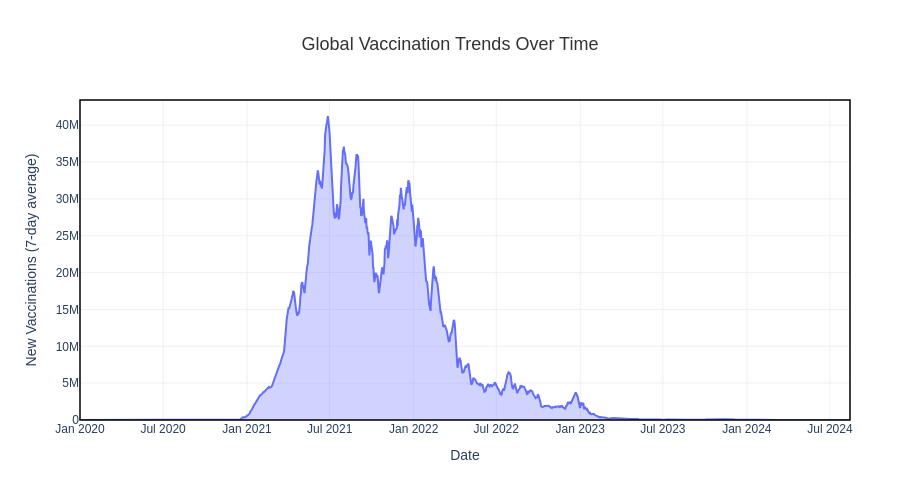

The cell this chart's notebook holds for it:
### Markdown cell above
---
## 11. 📈 Time-Series Analysis: Global Vaccination Trends

**What we see:** Daily new vaccinations administered globally (7-day average), displayed as an area chart.

The steep ramp-up from early 2021 captures the historic scale-up of the global vaccination campaign. The peak and gradual decline reflect the transition from primary series to booster doses and eventual campaign wind-down in many countries.

### Code cell
fig_vax = px.area(
    global_time_data,
    x='date',
    y='new_vaccinations_7day_ma',
    title='Global Vaccination Trends Over Time',
    labels={'date': 'Date', 'new_vaccinations_7day_ma': 'New Vaccinations (7-day avg)'},
    height=500
)

fig_vax.update_traces(
    fillcolor='rgba(99, 110, 250, 0.3)',
    line=dict(color='rgb(99, 110, 250)', width=2),
    hovertemplate='<b>Date:</b> %{x|%Y-%m-%d}<br><b>Vaccinations:</b> %{y:,.0f}<extra></extra>'
)

fig_vax = style_plotly_chart(fig_vax,
    'Global Vaccination Trends Over Time',
    'Date',
    'New Vaccinations (7-day average)',
    hovermode='x unified')

fig_vax.show()

# Save the chart
fig_vax.write_html(str(output_dir / "global_vaccination_trends.html"))
print("✓ Saved: outputs/charts/global_vaccination_trends.html")

### Figure 1 — Plotly figure (JSON) as saved in the notebook; plotly's stock layout.template omitted (floating-point values rounded to 4 significant figures; data arrays with more than 128 entries replaced by an {"elided": "..."} marker saying what was removed)
{"data": [{"fillcolor": "rgba(99, 110, 250, 0.3)", "fillpattern": {"shape": ""}, "hovertemplate": "<b>Date:</b> %{x|%Y-%m-%d}<br><b>Vaccinations:</b> %{y:,.0f}<extra></extra>", "legendgroup": "", "line": {"color": "rgb(99, 110, 250)", "width": 2}, "marker": {"symbol": "circle"}, "mode": "lines", "name": "", "orientation": "v", "showlegend": false, "stackgroup": "1", "type": "scatter", "x": {"elided": "1688 str values"}, "xaxis": "x", "y": {"elided": "1688 float values"}, "yaxis": "y"}], "layout": {"font": {"family": "Arial", "size": 12}, "height": 500, "hovermode": "x unified", "legend": {"bgcolor": "rgba(255,255,255,0.9)", "bordercolor": "black", "borderwidth": 1, "orientation": "v", "tracegroupgap": 0, "x": 0.98, "xanchor": "right", "y": 0.98, "yanchor": "top"}, "margin": {"b": 80, "l": 80, "r": 50, "t": 100}, "shapes": [{"fillcolor": "rgba(0,0,0,0)", "line": {"color": "black", "width": 1.5}, "type": "rect", "x0": 0, "x1": 1, "xref": "paper", "y0": 0, "y1": 1, "yref": "paper"}], "title": {"font": {"color": "#333333", "size": 18}, "text": "Global Vaccination Trends Over Time", "x": 0.5, "xanchor": "center"}, "xaxis": {"anchor": "y", "domain": [0, 1], "gridcolor": "#f0f0f0", "gridwidth": 1, "showgrid": true, "title": {"text": "Date"}}, "yaxis": {"anchor": "x", "domain": [0, 1], "gridcolor": "#f0f0f0", "gridwidth": 1, "showgrid": true, "title": {"text": "New Vaccinations (7-day average)"}}}}
